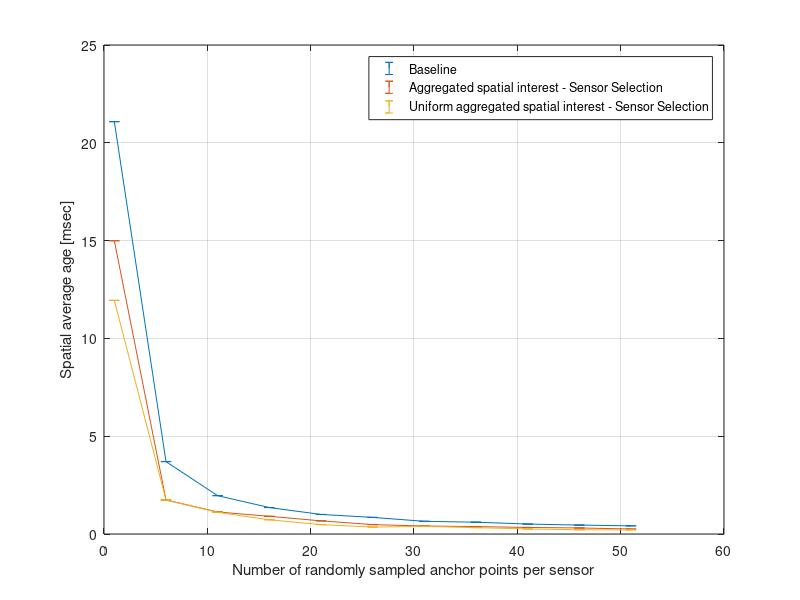

This chart was generated by the following MATLAB code:
clear all;
clc;
close all;

%% Parameters
N = 24;
k = 8;
num_sampled_points = [1,6,11,16,21,26,31,36,41,46,51];
%% Age of RoI of typical sensor

weightedAgeBaseline = load('weightedAgeBaseline-k');
weightedAgeSensSelec_1 = load('weightedAgeSensSelec_1-k');
weightedAgeMinAge_1 = load('weightedAgeMinAge_1-k');
weightedAgeSensSelec_2 = load('weightedAgeSensSelec_2-k');


stdweightedAgeBaseline = load('stdweightedAgeBaseline-k');
stdweightedAgeSensSelec_1 = load('stdweightedAgeSensSelec_1-k');
stdweightedAgeMinAge_1 = load('stdweightedAgeMinAge_1-k');
stdweightedAgeSensSelec_2 = load('stdweightedAgeSensSelec_2-k');

ss = length(num_sampled_points);
weightedAgeBaseline = reshape(weightedAgeBaseline.weightedAgeBaseline,[1,ss]);
weightedAgeSensSelec_1 = reshape(weightedAgeSensSelec_1.weightedAgeSensSelec_1,[1,ss]);
weightedAgeMinAge_1 = reshape(weightedAgeMinAge_1.weightedAgeMinAge_1,[1,ss]);
weightedAgeSensSelec_2 = reshape(weightedAgeSensSelec_2.weightedAgeSensSelec_2,[1,ss]);

stdweightedAgeBaseline = reshape(stdweightedAgeBaseline.stdweightedAgeBaseline,[1,ss]);
stdweightedAgeSensSelec_1 = reshape(stdweightedAgeSensSelec_1.stdweightedAgeSensSelec_1,[1,ss]);
stdweightedAgeMinAge_1 = reshape(stdweightedAgeMinAge_1.stdweightedAgeMinAge_1,[1,ss]);
stdweightedAgeSensSelec_2 = reshape(stdweightedAgeSensSelec_2.stdweightedAgeSensSelec_2,[1,ss]);


figure();
p1 = errorbar(num_sampled_points , weightedAgeBaseline,stdweightedAgeBaseline); hold on; grid on;
%plot(k , weightedAgeSensSelec_1);
%plot(k , weightedAgeMinAge_1);
%plot(k , weightedAgeSensSelec_2);

p2 = errorbar(num_sampled_points , weightedAgeSensSelec_1, stdweightedAgeSensSelec_1);
%p3 = errorbar(num_sampled_points , weightedAgeMinAge_1 , stdweightedAgeMinAge_1);
p4 = errorbar(num_sampled_points , weightedAgeSensSelec_2, stdweightedAgeSensSelec_2);

legend('Baseline','Aggregated spatial interest - Sensor Selection','Uniform aggregated spatial interest - Sensor Selection');
xlabel('Number of randomly sampled anchor points per sensor');
ylabel('Spatial average age [msec]');